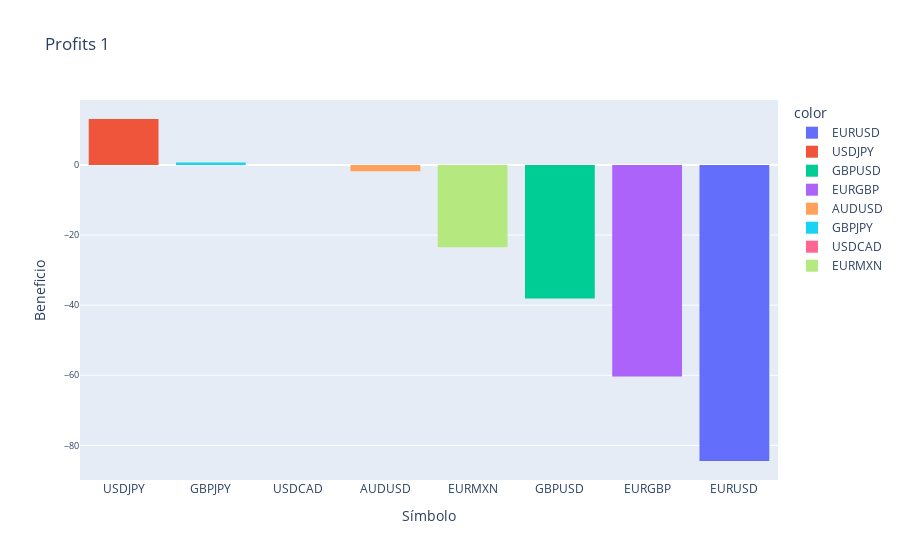

Here is the notebook cell this chart was saved with:
### Markdown cell above
The instruments net profit are represented on histograms:

### Code cell
vs.hist_csv(data_c[['Símbolo', 'Beneficio']], 'Profits 1', 'Símbolo', 'Beneficio')

### Figure 1 — Plotly figure (JSON) as saved in the notebook; plotly's stock layout.template omitted (floating-point values rounded to 4 significant figures)
{"data": [{"alignmentgroup": "True", "bingroup": "x", "histfunc": "sum", "hovertemplate": "color=EURUSD<br>x=%{x}<br>sum of y=%{y}<extra></extra>", "legendgroup": "EURUSD", "marker": {"color": "#636efa", "pattern": {"shape": ""}}, "name": "EURUSD", "offsetgroup": "EURUSD", "orientation": "v", "showlegend": true, "type": "histogram", "x": ["EURUSD", "EURUSD", "EURUSD", "EURUSD", "EURUSD", "EURUSD", "EURUSD", "EURUSD"], "xaxis": "x", "y": [0.05, -3, 26.2, -98.6, -3, -2.4, -5, 1.3], "yaxis": "y"}, {"alignmentgroup": "True", "bingroup": "x", "histfunc": "sum", "hovertemplate": "color=USDJPY<br>x=%{x}<br>sum of y=%{y}<extra></extra>", "legendgroup": "USDJPY", "marker": {"color": "#EF553B", "pattern": {"shape": ""}}, "name": "USDJPY", "offsetgroup": "USDJPY", "orientation": "v", "showlegend": true, "type": "histogram", "x": ["USDJPY", "USDJPY", "USDJPY", "USDJPY", "USDJPY"], "xaxis": "x", "y": [-2.66, 0.14, 13.94, 1.39, 0.28], "yaxis": "y"}, {"alignmentgroup": "True", "bingroup": "x", "histfunc": "sum", "hovertemplate": "color=GBPUSD<br>x=%{x}<br>sum of y=%{y}<extra></extra>", "legendgroup": "GBPUSD", "marker": {"color": "#00cc96", "pattern": {"shape": ""}}, "name": "GBPUSD", "offsetgroup": "GBPUSD", "orientation": "v", "showlegend": true, "type": "histogram", "x": ["GBPUSD"], "xaxis": "x", "y": [-38.1], "yaxis": "y"}, {"alignmentgroup": "True", "bingroup": "x", "histfunc": "sum", "hovertemplate": "color=EURGBP<br>x=%{x}<br>sum of y=%{y}<extra></extra>", "legendgroup": "EURGBP", "marker": {"color": "#ab63fa", "pattern": {"shape": ""}}, "name": "EURGBP", "offsetgroup": "EURGBP", "orientation": "v", "showlegend": true, "type": "histogram", "x": ["EURGBP", "EURGBP", "EURGBP", "EURGBP", "EURGBP", "EURGBP"], "xaxis": "x", "y": [18.2, -96.02, 6.86, 9.14, 5.94, -4.5], "yaxis": "y"}, {"alignmentgroup": "True", "bingroup": "x", "histfunc": "sum", "hovertemplate": "color=AUDUSD<br>x=%{x}<br>sum of y=%{y}<extra></extra>", "legendgroup": "AUDUSD", "marker": {"color": "#FFA15A", "pattern": {"shape": ""}}, "name": "AUDUSD", "offsetgroup": "AUDUSD", "orientation": "v", "showlegend": true, "type": "histogram", "x": ["AUDUSD", "AUDUSD", "AUDUSD"], "xaxis": "x", "y": [2.3, -0.8, -3.3], "yaxis": "y"}, {"alignmentgroup": "True", "bingroup": "x", "histfunc": "sum", "hovertemplate": "color=GBPJPY<br>x=%{x}<br>sum of y=%{y}<extra></extra>", "legendgroup": "GBPJPY", "marker": {"color": "#19d3f3", "pattern": {"shape": ""}}, "name": "GBPJPY", "offsetgroup": "GBPJPY", "orientation": "v", "showlegend": true, "type": "histogram", "x": ["GBPJPY", "GBPJPY"], "xaxis": "x", "y": [0.21, 0.49], "yaxis": "y"}, {"alignmentgroup": "True", "bingroup": "x", "histfunc": "sum", "hovertemplate": "color=USDCAD<br>x=%{x}<br>sum of y=%{y}<extra></extra>", "legendgroup": "USDCAD", "marker": {"color": "#FF6692", "pattern": {"shape": ""}}, "name": "USDCAD", "offsetgroup": "USDCAD", "orientation": "v", "showlegend": true, "type": "histogram", "x": ["USDCAD"], "xaxis": "x", "y": [0], "yaxis": "y"}, {"alignmentgroup": "True", "bingroup": "x", "histfunc": "sum", "hovertemplate": "color=EURMXN<br>x=%{x}<br>sum of y=%{y}<extra></extra>", "legendgroup": "EURMXN", "marker": {"color": "#B6E880", "pattern": {"shape": ""}}, "name": "EURMXN", "offsetgroup": "EURMXN", "orientation": "v", "showlegend": true, "type": "histogram", "x": ["EURMXN", "EURMXN"], "xaxis": "x", "y": [-12.3, -11.2], "yaxis": "y"}], "layout": {"barmode": "relative", "legend": {"title": {"text": "color"}, "tracegroupgap": 0}, "title": {"text": "Profits 1"}, "xaxis": {"anchor": "y", "categoryorder": "total descending", "domain": [0, 1], "title": {"text": "Símbolo"}}, "yaxis": {"anchor": "x", "domain": [0, 1], "tickfont": {"size": 9}, "title": {"text": "Beneficio"}}}}
